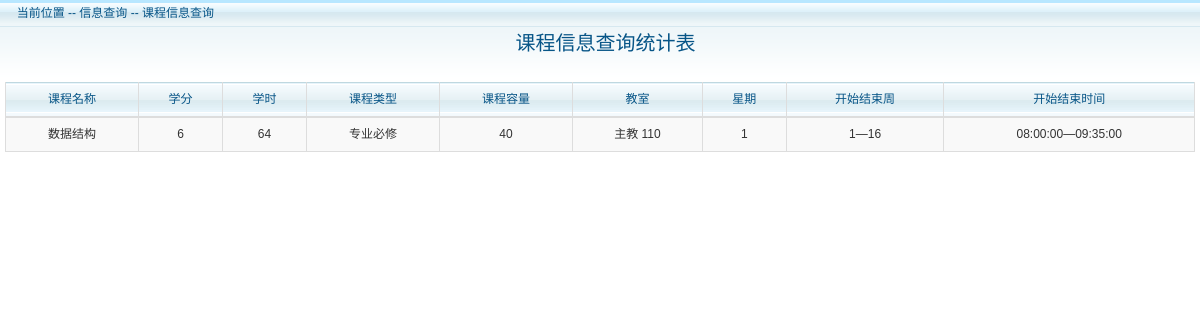
Page /teachers/courseInfo.php (signed in) on the committed database.
### tables this page shows
CREATE TABLE IF NOT EXISTS `curricula` (
  `Id` int(10) NOT NULL COMMENT '课程ID',
  `Name` varchar(30) NOT NULL COMMENT '课程名',
  `Credit` double NOT NULL COMMENT '学分',
  `Hours` int(10) NOT NULL COMMENT '学时',
  `Speciality_Id` int(10) NOT NULL COMMENT '专业ID',
  `Academy_Id` int(10) NOT NULL COMMENT '学院ID',
  `Type` int(10) NOT NULL COMMENT '课程性质 必修选修之类',
  `Contain` int(10) NOT NULL COMMENT '课程容量',
  PRIMARY KEY (`Id`),
  KEY `Speciality_Id` (`Speciality_Id`),
  KEY `Academy_Id` (`Academy_Id`),
  KEY `Type` (`Type`)
);

CREATE TABLE IF NOT EXISTS `curricula_type` (
  `Id` int(10) NOT NULL COMMENT '课程类型ID',
  `Name` varchar(30) NOT NULL COMMENT '课程类型名称',
  PRIMARY KEY (`Id`)
);

CREATE TABLE IF NOT EXISTS `building` (
  `Id` int(10) NOT NULL COMMENT '教学楼ID',
  `Name` varchar(30) NOT NULL COMMENT '教学楼名称',
  PRIMARY KEY (`Id`)
);

CREATE TABLE IF NOT EXISTS `shouke` (
  `Id` int(10) NOT NULL AUTO_INCREMENT,
  `Curricula_Id` int(10) NOT NULL COMMENT '课程Id',
  `Building_Id` int(10) NOT NULL,
  `Classroom_Id` int(10) NOT NULL COMMENT '教室id',
  `Teacher_Id` int(10) NOT NULL COMMENT '老师id',
  `Start_week` int(10) NOT NULL COMMENT '第几周开始',
  `End_week` int(10) NOT NULL COMMENT '第几周结束',
  `Day` int(10) DEFAULT NULL COMMENT '星期几 ',
  `Start_class` time NOT NULL COMMENT '第几节课开始',
  `End_class` time NOT NULL COMMENT '第几节课结束',
  PRIMARY KEY (`Id`),
  KEY `Curricula_Id` (`Curricula_Id`,`Classroom_Id`,`Teacher_Id`),
  KEY `Classroom_Id` (`Classroom_Id`),
  KEY `Teacher_Id` (`Teacher_Id`),
  KEY `Building_Id` (`Building_Id`)
);

### teachers/courseInfo.php (the view, shortened to what this page needs)
<?php
require_once("../connect.php");
$teacher=$_SESSION['id'];
$sql="select curricula.Name,curricula.Credit,curricula.Hours,curricula_type.Name as type,curricula.Contain,shouke.Classroom_Id,shouke.Start_week,shouke.End_week,shouke.Day,shouke.Start_class,shouke.End_class,building.Name as building from curricula,shouke,building,curricula_type where shouke.Teacher_Id='$teacher'and shouke.Curricula_Id=curricula.Id and shouke.Building_Id=building.Id and curricula_type.Id=curricula.Type";
$result =mysqli_query($conn,$sql);
?>
<!DOCTYPE html>
<html lang="en">
<head>
    <link href="../css/bootstrap.css" type="text/css" rel="stylesheet" />
    <link href="../images/style.css" rel="stylesheet" type="text/css" />
</head>
<body >
<div id="contentWrap">
    <div class="pageTitle">&nbsp;&nbsp;<span>当前位置 -- 信息查询 -- 课程信息查询</span></div>
    <div class="pageColumn">
        <div class="pageButton"><h1 style="text-align:center">&nbsp;&nbsp;课程信息查询统计表</h1></div>
<table class="table table-bordered table-striped" align="center" id="table1" >
    <thead align="center">
    <td>
        课程名称
    </td>
    <td>
        学分
    </td>
    <td>
        学时
    </td>
    <td>
        课程类型
    </td>
    <td>
        课程容量
    </td>
    <td>
        教室
    </td>
    <td>
        星期
    </td>
    <td>
        开始结束周
    </td>
    <td>
        开始结束时间
    </td>
    </thead>
    <tbody align="center">
    <?php while($arr=mysqli_fetch_array($result)){
        ?>
        <tr>
            <td><?php echo $arr['Name']?></td>
            <td><?php echo $arr['Credit']?></td>
            <td><?php echo $arr['Hours']?></td>
            <td><?php echo $arr['type']?></td>
            <td><?php echo $arr['Contain']?></td>
            <td><?php echo "{$arr['building']} {$arr['Classroom_Id']}"?></td>
            <td><?php echo $arr['Day']?></td>
            <td><?php echo "{$arr['Start_week']}—{$arr['End_week']}"?></td>
            <td><?php echo "{$arr['Start_class']}—{$arr['End_class']}"?></td>
        </tr>
    <?php }?>
    </tbody>
</table>
</div></div>
</body>
</html>

### images/style.css (style rules this page uses)
﻿ body, h1, h2, h3, h4, h5, h6, hr, p, blockquote, dl, dt, dd, ul, ol, li, pre, form, fieldset, legend, button, input, textarea, th, td, img { border:medium none; margin: 0; padding: 0; }
body,button, input, select, textarea { font: 12px/1.5 '宋体',tahoma, Srial, helvetica, sans-serif; }
h1, h2, h3, h4, h5, h6 { font-size: 100%; }
table { border-collapse: collapse; border-spacing: 0; }
.pageTitle { height:27px; line-height:27px; color:#075587; background:url(page-pageTitle-bg.gif); }
.pageTitle span { margin-left:10px; }
.pageButton { height:50px;color:#075587;font-size: 20px; }
.pageColumn { background:url(page-bg.gif) repeat-x; padding:5px; }
.pageColumn table { width:100% }
.pageColumn thead { border:1px solid #bfd8e0; color:#075587; background:url(page-thead-bg.gif); }
.pageColumn tbody tr { border:1px solid #bfd8e0; height:28px; }
.pageColumn tbody td { text-align:center;border:1px solid #c5dbe2 }

### rows in the picture
curricula: Name "数据结构", Credit "6", Hours "64", Type.Name "专业必修", Contain "40", building.Name "主教", shouke.Classroom_Id "110", shouke.Day "1", shouke.Start_week "1", shouke.End_week "16", shouke.Start_class "08:00:00", shouke.End_class "09:35:00"
